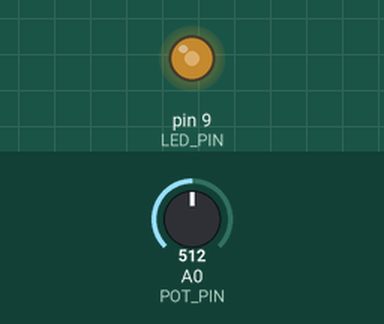
The sketch below on a simulated Arduino Uno, built with avr-gcc and run on an emulated ATmega328P. Shown: output pins drawn as LEDs (lit = HIGH). The inputs (shaded band) are chosen by the test bench; at power-on: A0 (POT_PIN) = 512.

Above: at 1.2 s.
1.3 s: A0 (POT_PIN) set to 716
At 1.7 s:
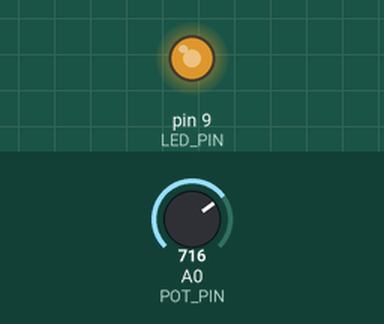
2.8 s: A0 (POT_PIN) set to 900
At 4.0 s:
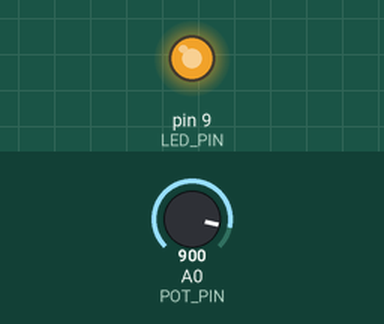
4.3 s: A0 (POT_PIN) set to 122
At 5.2 s:
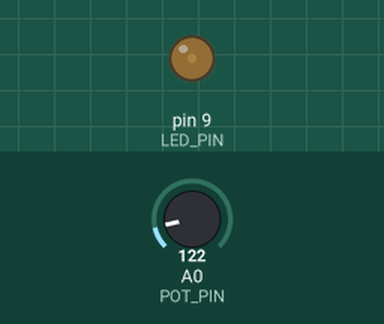
5.8 s: A0 (POT_PIN) set to 0
At 6.3 s:
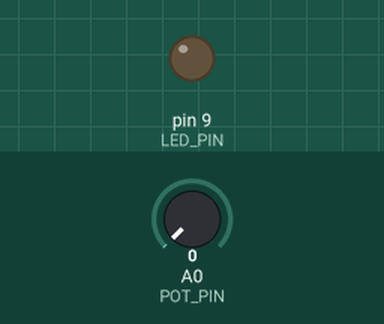
7.3 s: A0 (POT_PIN) set to 511
At 8.7 s:
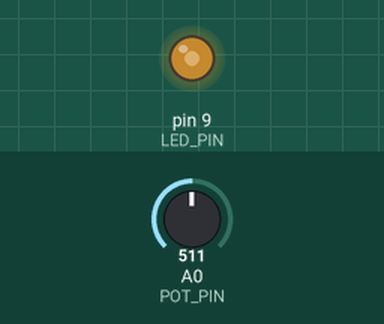
Timing chart, 0 to 9.8 s (numbered marks = the images above; inputs shaded):
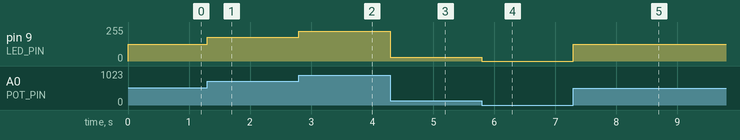

Measured:
- after the input at 1.3 s, pin 9 (LED_PIN): 127/255 → 178/255 at once
- after the input at 2.8 s, pin 9 (LED_PIN): 178/255 → 224/255 at once
- after the input at 4.3 s, pin 9 (LED_PIN): 224/255 → 30/255 at once
- after the input at 5.8 s, pin 9 (LED_PIN): 30/255 → 0/255 at once
- after the input at 7.3 s, pin 9 (LED_PIN): 0/255 → 127/255 at once

The sketch:

Potentiometer_LED_PWM.ino
```cpp
const int POT_PIN = A0;
const int LED_PIN = 9;

void setup() {
  pinMode(LED_PIN, OUTPUT);
}

void loop() {
  int value = analogRead(POT_PIN);
  int brightness = map(value, 0, 1023, 0, 255);

  analogWrite(LED_PIN, brightness);
}
```
